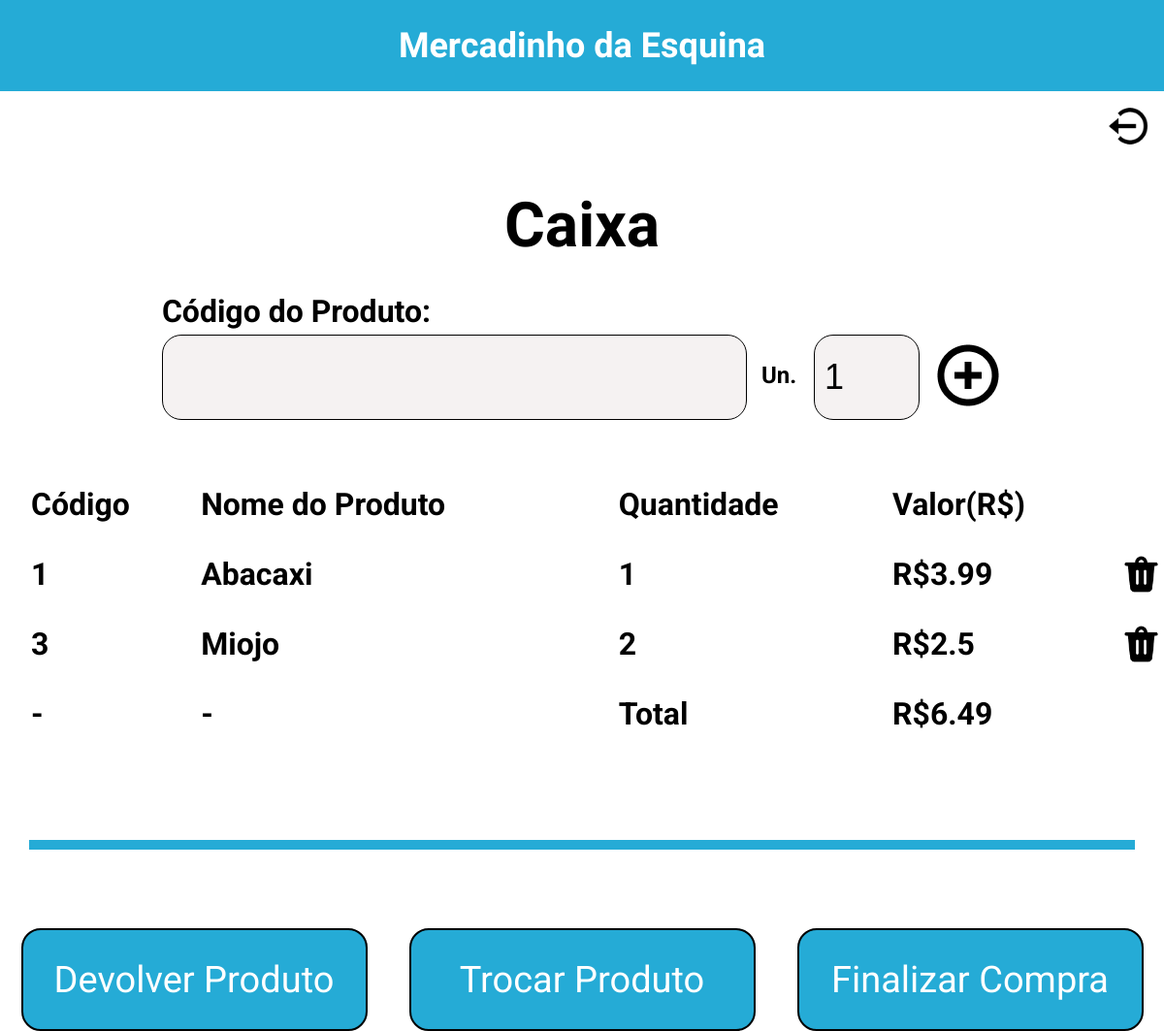
/mercadinho/caixa.php, run on an earlier commit of the app's database.
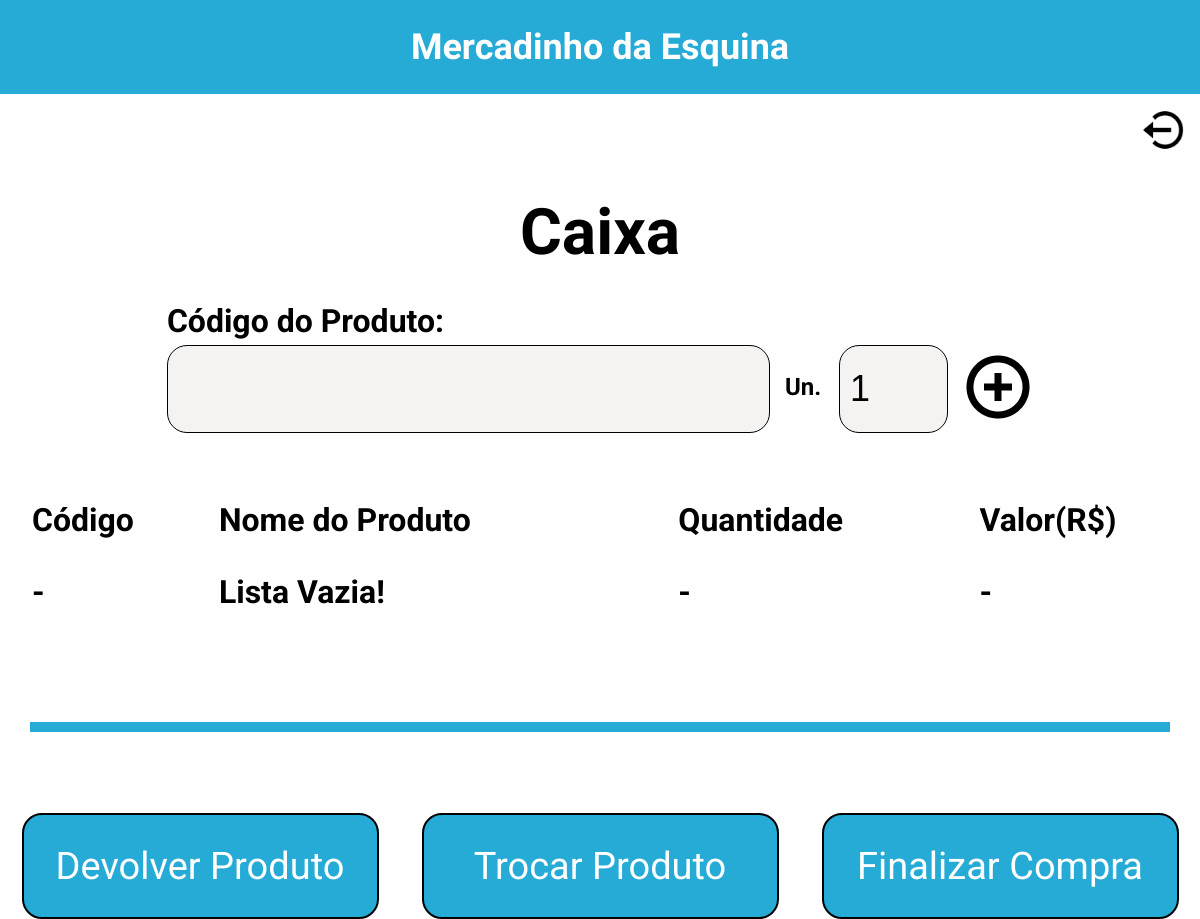
And on a later commit of the database.
### tables this page shows
create table lista_compras (
    id_lista_compras INT NOT NULL PRIMARY KEY AUTO_INCREMENT,
    id_produto INT NOT NULL,
    quantidade INT DEFAULT 1
);

create table produtos (
    id_produto INT NOT NULL PRIMARY KEY AUTO_INCREMENT,
    nome VARCHAR(50) NOT NULL,
    valor DECIMAL(5,2) NOT NULL,
    quantidade INT DEFAULT 0,
    quantidade_pedida INT DEFAULT 0
);

### mercadinho/Classes/ListaCompra.php (the view, shortened to what this page needs)
<?php
class ListaCompra
{
    function listar_produtos_caixa($conn) {
        $sql = "SELECT lista_compras.id_lista_compras, lista_compras.id_produto, nome, valor, lista_compras.quantidade
                FROM lista_compras
                LEFT JOIN produtos
                ON lista_compras.id_produto = produtos.id_produto";
        $result = $conn->query($sql);
        if ($result and $result->num_rows > 0) {
            $total = 0;
            while($row = $result->fetch_assoc()) {
                $valor = $row["valor"]*$row["quantidade"];
                $total = $total + $valor;
                echo '<tr><td><h1>'.$row["id_produto"].'</h1></td>
                <td><h1>'.$row["nome"].'</h1></td>
                <td><h1>'.$row["quantidade"].'</h1></td>
                <td><h1>R$'.$valor.'</h1></td>'.
                '<td><a href="caixa.php?id='.$row["id_lista_compras"].'&deletar=del%21"/>'.
                   '<img src="assets/delete.png" style="height: 43px;">'.
                "</a></td>";
            }
            echo '<tr><td><h1> - </h1></td>
            <td><h1> - </h1></td>
            <td><h1> Total </h1></td>
            <td><h1>R$'.$total.'</h1></td>';
        }
        else {
            echo '<tr><td><h1> - </h1></td>
            <td><h1> Lista Vazia! </h1></td>
            <td><h1> - </h1></td>
            <td><h1> - </h1></td>';
        }
    }
}

What changed in the data, as far as the page shows it:
removed lista_compras: id_produto "1", id_produto.nome "Abacaxi", quantidade "1", id_produto.valor "3.99"
removed lista_compras: id_produto "3", id_produto.nome "Miojo", quantidade "2", valor "2.5"
Also different on the page:
$total: "6.49" → (not shown)
text no longer shown: "Total R$"
text now shown: "Lista Vazia!"
